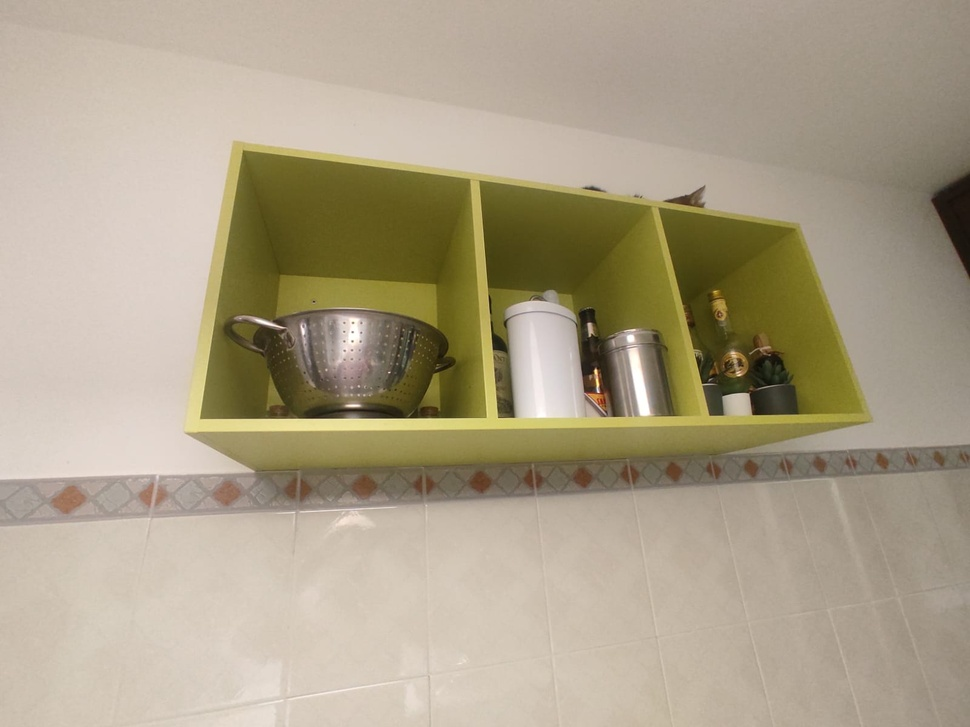
%> input picture Assignment/Homework Image.jpg, 970 x 727 px, shrunk from 1600 x 1200 before the run
$ octave LowRankApproximation.m   (GNU Octave 9; MATLAB toolbox functions it lacks are replaced by stand-ins)
%> lines starting %> are read from the running program, lines starting %| are printed output that depends on the picture
close all;
clc;
clear;

%% Load Image
im = imread('../../Assignment/Homework Image.jpg');
%> im is the input picture: size 727x970x3 uint8; mean R, G, B 171.7, 160.1, 136.4

%% Convert to grayscale
im = im(:, :, 2);
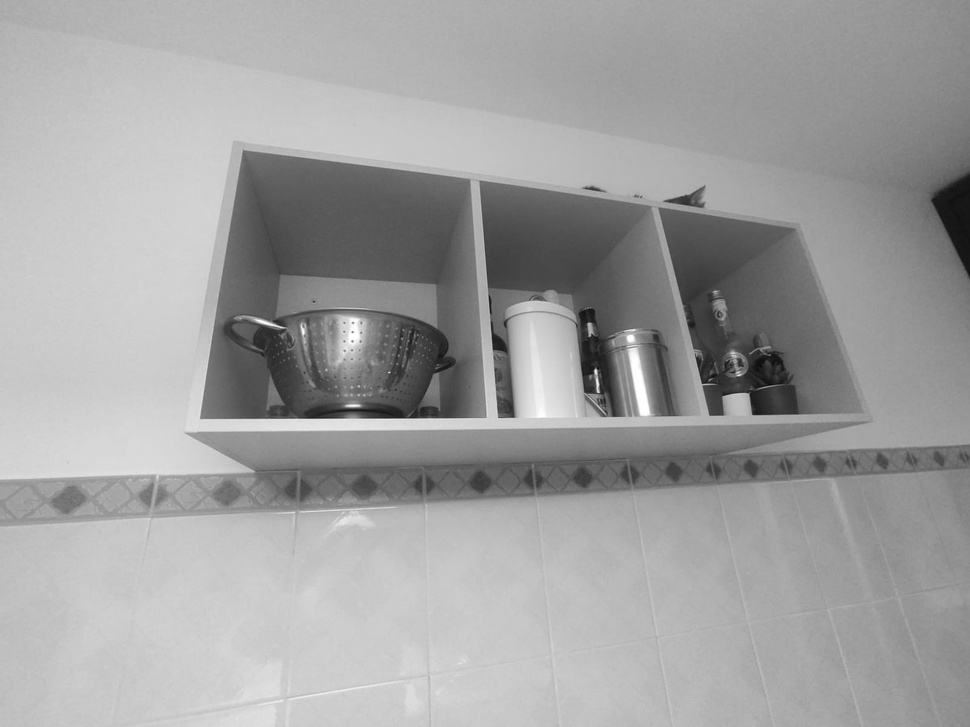
%> im: size 727x970 uint8; min 11, max 255, mean 160.1
im = double(im)/255;
%> im: size 727x970 double

figure;
imshow(im);
title('Original Image');

%% SVD decomposition
[U, S, V] = svd(im);

%% Plot the singular values
figure;
subplot(1, 3, 1);
semilogy(diag(S));

% Plot the cumulative sum of singular values
subplot(1, 3, 2);
plot(cumsum(diag(S))/sum(diag(S)));

% Plot the explained variance
subplot(1, 3, 3);
plot(cumsum(power(diag(S), 2))/sum(power(diag(S), 2)));
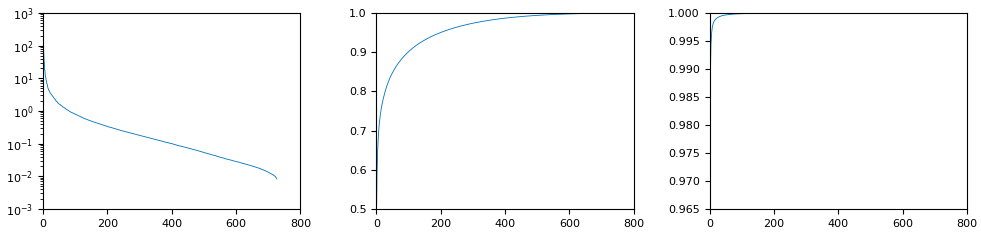
%> figure redrawn from the program's plot data, 3 panels; panel 1: curve peaks at x = 1, y = 537.2; panel 2: curve peaks at x = 727, y = 1


%% Low rank approximation
figure;
ranks = [1, 5, 10, 20, 50, 100, 200, 500];
nRows = 2;
nCols = 4;

for i = 1:length(ranks)
    rank = ranks(i);
    im_approx = ComputeLowRankApproximation(U, S, V, rank);

    subplot(nRows, nCols, i);
    imshow(im_approx);
    title(['Rank: ', num2str(rank)]);
end
%> this loop made 8 passes
%> pass 1, `imshow(im_approx);`:
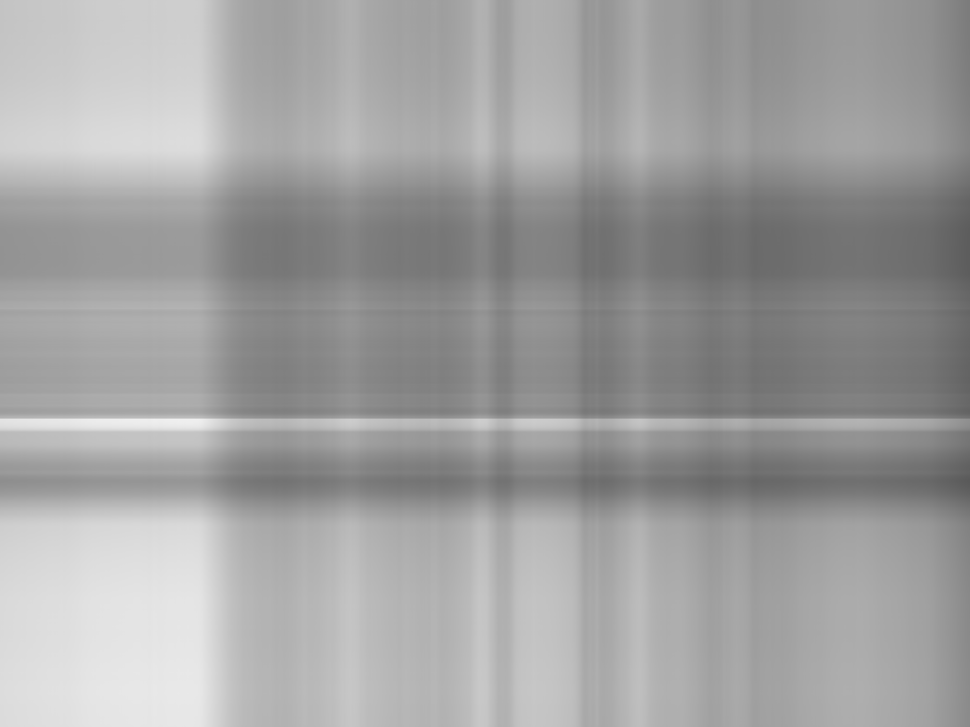
%> displayed picture: size 727x970, on the screen's scale of 0 to 255; min 90, max 240, mean 160.3
%> pass 2, `imshow(im_approx);`:
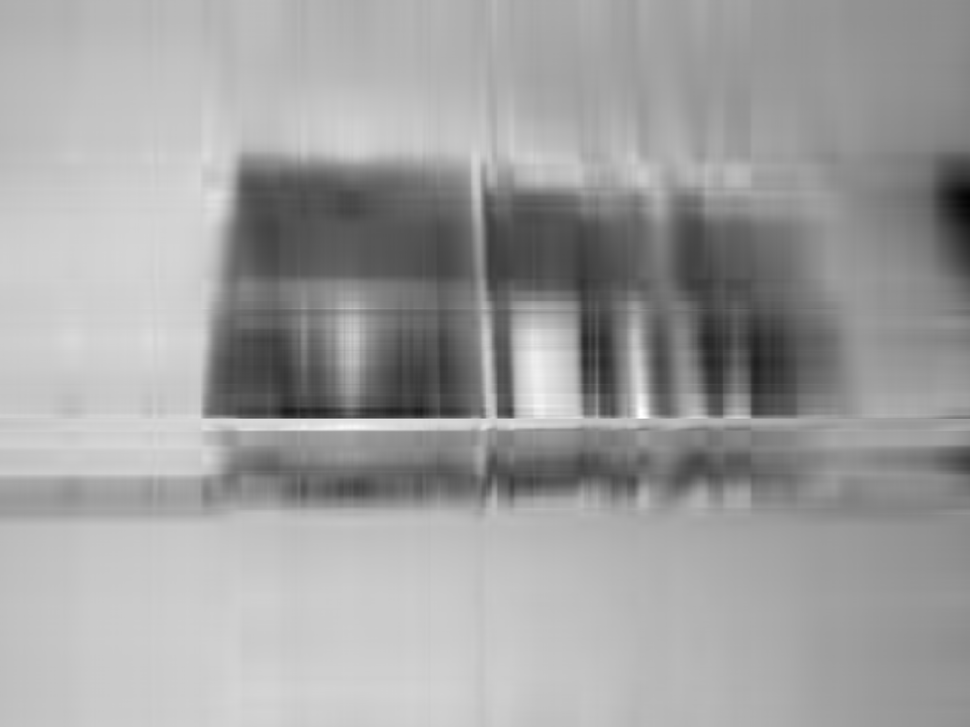
%> displayed picture: size 727x970, on the screen's scale of 0 to 255; min 3, max 255, mean 160.1
%> after the loop:
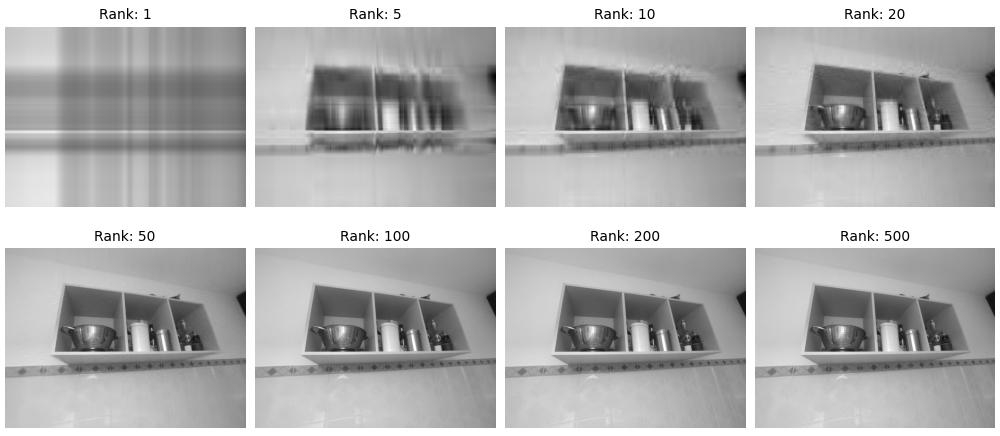
%> figure redrawn from the program's plot data, 8 panels

%% Rank-1 component
figure;
for i = 1:length(ranks)
    rank1Component = ComputeRank1Component(U, S, V, i);

    subplot(nRows, nCols, i);
    imshow(rank1Component);
    title(['Rank-1 Component: ', num2str(i)]);
end
%> this loop made 8 passes
%> pass 2, `imshow(rank1Component);`:
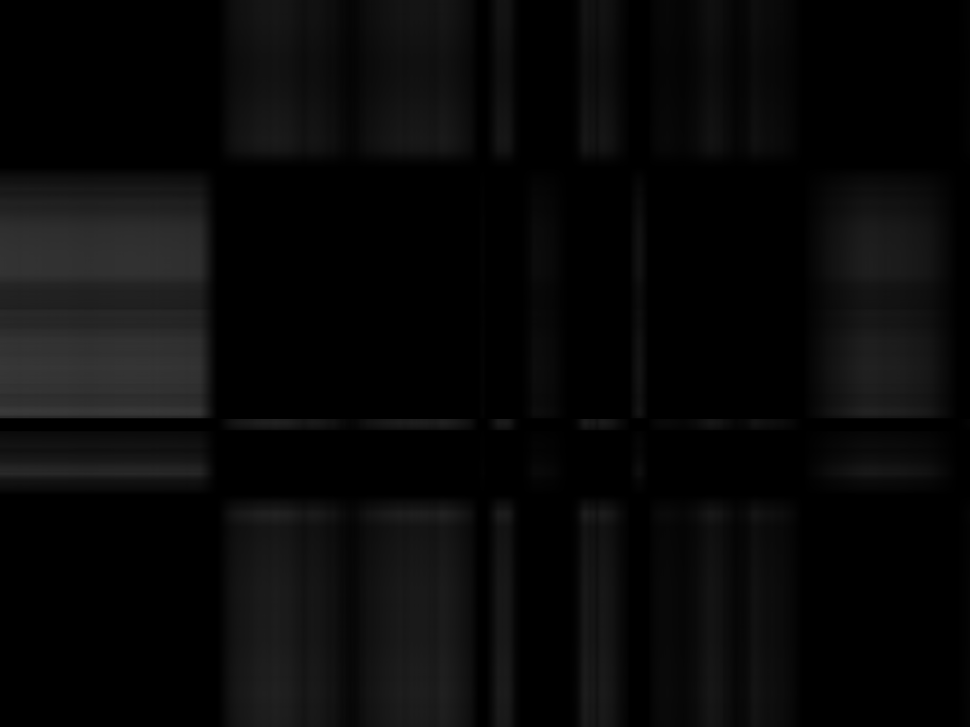
%> displayed picture: size 727x970, on the screen's scale of 0 to 255; min 0, max 58, mean 8.6
%> after the loop:
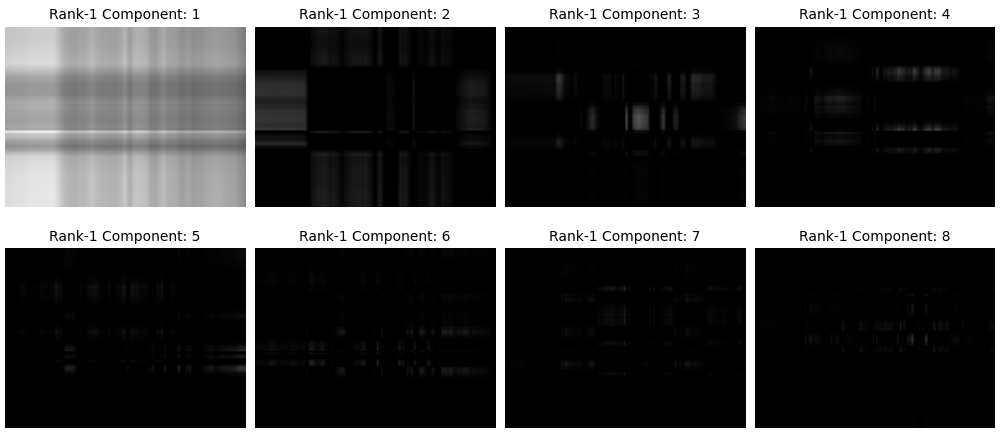
%> figure redrawn from the program's plot data, 8 panels


function [im_approx] = ComputeLowRankApproximation(U, S, V, rank)
% Low rank approximation
im_approx = U(:, 1:rank) * S(1:rank, 1:rank) * V(:, 1:rank)';
end

function [rank1Component] = ComputeRank1Component(U, S, V, n)
% Compute the rank-1 component
rank1Component = U(:, n) * S(n, n) * V(:, n)';
end
